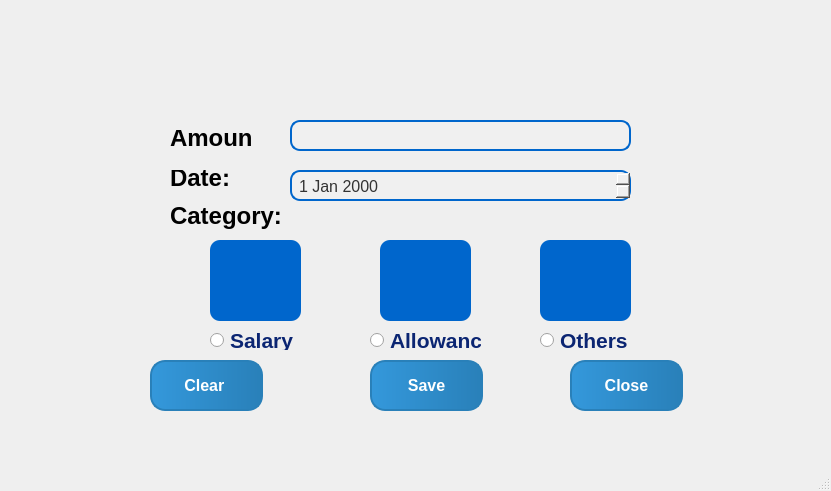
<?xml version="1.0" encoding="UTF-8"?>
<ui version="4.0">
 <class>MainWindow</class>
 <widget class="QMainWindow" name="MainWindow">
  <property name="geometry">
   <rect>
    <x>0</x>
    <y>0</y>
    <width>831</width>
    <height>491</height>
   </rect>
  </property>
  <property name="windowTitle">
   <string>MainWindow</string>
  </property>
  <widget class="QWidget" name="centralwidget">
   <widget class="QLabel" name="label">
    <property name="geometry">
     <rect>
      <x>0</x>
      <y>0</y>
      <width>839</width>
      <height>471</height>
     </rect>
    </property>
    <property name="text">
     <string/>
    </property>
    <property name="pixmap">
     <pixmap>../images/Earnings.png</pixmap>
    </property>
    <property name="scaledContents">
     <bool>true</bool>
    </property>
   </widget>
   <widget class="QPushButton" name="pushButton1">
    <property name="geometry">
     <rect>
      <x>210</x>
      <y>240</y>
      <width>91</width>
      <height>81</height>
     </rect>
    </property>
    <property name="styleSheet">
     <string notr="true">QPushButton {
    background-color: #0066cc; /* Màu nền mặc định */
    color: white; /* Màu chữ */
    border-radius: 10px; /* Bo góc */
    padding: 10px 20px; /* Khoảng cách bên trong */
    font-size: 16px; /* Kích thước chữ */
    background-image: url('image_path_here'); /* Đặt hình ảnh làm nền */
    background-repeat: no-repeat;
    background-position: center;
    width: 150px; /* Điều chỉnh kích thước */
    height: 50px;
    transition: background-color 0.3s ease; /* Hiệu ứng chuyển màu mượt mà */
}

QPushButton:hover {
    background-color: #ffcc00; /* Nền màu vàng khi hover */
}

QPushButton:pressed {
    background-color: #ff9900; /* Nền màu cam khi nhấn */
}
</string>
    </property>
    <property name="text">
     <string/>
    </property>
    <property name="icon">
     <iconset>
      <normaloff>../images/salary1.png</normaloff>../images/salary1.png</iconset>
    </property>
    <property name="iconSize">
     <size>
      <width>70</width>
      <height>70</height>
     </size>
    </property>
   </widget>
   <widget class="QPushButton" name="pushButton2">
    <property name="geometry">
     <rect>
      <x>380</x>
      <y>240</y>
      <width>91</width>
      <height>81</height>
     </rect>
    </property>
    <property name="styleSheet">
     <string notr="true">QPushButton {
    background-color: #0066cc; /* Màu nền mặc định */
    color: white; /* Màu chữ */
    border-radius: 10px; /* Bo góc */
    padding: 10px 20px; /* Khoảng cách bên trong */
    font-size: 16px; /* Kích thước chữ */
    background-image: url('image_path_here'); /* Đặt hình ảnh làm nền */
    background-repeat: no-repeat;
    background-position: center;
    width: 150px; /* Điều chỉnh kích thước */
    height: 50px;
    transition: background-color 0.3s ease; /* Hiệu ứng chuyển màu mượt mà */
}

QPushButton:hover {
    background-color: #ffcc00; /* Nền màu vàng khi hover */
}

QPushButton:pressed {
    background-color: #ff9900; /* Nền màu cam khi nhấn */
}
</string>
    </property>
    <property name="text">
     <string/>
    </property>
    <property name="icon">
     <iconset>
      <normaloff>../images/thu╠¢o╠¢╠ëng1.png</normaloff>../images/thu╠¢o╠¢╠ëng1.png</iconset>
    </property>
    <property name="iconSize">
     <size>
      <width>70</width>
      <height>70</height>
     </size>
    </property>
   </widget>
   <widget class="QPushButton" name="pushButton3">
    <property name="geometry">
     <rect>
      <x>540</x>
      <y>240</y>
      <width>91</width>
      <height>81</height>
     </rect>
    </property>
    <property name="styleSheet">
     <string notr="true">QPushButton {
    background-color: #0066cc; /* Màu nền mặc định */
    color: white; /* Màu chữ */
    border-radius: 10px; /* Bo góc */
    padding: 10px 20px; /* Khoảng cách bên trong */
    font-size: 16px; /* Kích thước chữ */
    background-image: url('image_path_here'); /* Đặt hình ảnh làm nền */
    background-repeat: no-repeat;
    background-position: center;
    width: 150px; /* Điều chỉnh kích thước */
    height: 50px;
    transition: background-color 0.3s ease; /* Hiệu ứng chuyển màu mượt mà */
}

QPushButton:hover {
    background-color: #ffcc00; /* Nền màu vàng khi hover */
}

QPushButton:pressed {
    background-color: #ff9900; /* Nền màu cam khi nhấn */
}

</string>
    </property>
    <property name="text">
     <string/>
    </property>
    <property name="icon">
     <iconset>
      <normaloff>../images/other-thu1.png</normaloff>../images/other-thu1.png</iconset>
    </property>
    <property name="iconSize">
     <size>
      <width>70</width>
      <height>70</height>
     </size>
    </property>
   </widget>
   <widget class="QLineEdit" name="lineEditAmount">
    <property name="geometry">
     <rect>
      <x>290</x>
      <y>120</y>
      <width>341</width>
      <height>31</height>
     </rect>
    </property>
    <property name="font">
     <font>
      <pointsize>-1</pointsize>
     </font>
    </property>
    <property name="styleSheet">
     <string notr="true">QLineEdit {
    background-color: #f0f0f0; /* Nền mặc định */
    border: 2px solid #0066cc; /* Viền */
    border-radius: 10px; /* Bo góc */
    padding: 5px; /* Khoảng cách bên trong */
    color: #333; /* Màu chữ */
    font-size: 16px; /* Kích thước chữ */
    transition: background 0.3s ease; /* Thêm hiệu ứng chuyển màu nền */
}

QLineEdit:hover {
    background-color: #ffeb3b; /* Màu vàng nền khi hover */
    border-color: #ffcc00; /* Màu viền khi hover */
}

QLineEdit:focus {
    background-color: #ffeb3b; /* Màu vàng nền khi focus */
    border-color: #ffcc00; /* Màu viền khi focus */
}
</string>
    </property>
   </widget>
   <widget class="QLabel" name="label_5">
    <property name="geometry">
     <rect>
      <x>170</x>
      <y>130</y>
      <width>81</width>
      <height>16</height>
     </rect>
    </property>
    <property name="font">
     <font>
      <pointsize>18</pointsize>
      <weight>75</weight>
      <bold>true</bold>
     </font>
    </property>
    <property name="text">
     <string>Amount:</string>
    </property>
   </widget>
   <widget class="QLabel" name="label_6">
    <property name="geometry">
     <rect>
      <x>170</x>
      <y>170</y>
      <width>81</width>
      <height>16</height>
     </rect>
    </property>
    <property name="font">
     <font>
      <pointsize>18</pointsize>
      <weight>75</weight>
      <bold>true</bold>
     </font>
    </property>
    <property name="text">
     <string>Date:</string>
    </property>
   </widget>
   <widget class="QLabel" name="label_7">
    <property name="geometry">
     <rect>
      <x>170</x>
      <y>200</y>
      <width>131</width>
      <height>31</height>
     </rect>
    </property>
    <property name="font">
     <font>
      <pointsize>18</pointsize>
      <weight>75</weight>
      <bold>true</bold>
     </font>
    </property>
    <property name="text">
     <string>Category:</string>
    </property>
   </widget>
   <widget class="QLabel" name="label_8">
    <property name="geometry">
     <rect>
      <x>0</x>
      <y>0</y>
      <width>831</width>
      <height>461</height>
     </rect>
    </property>
    <property name="text">
     <string/>
    </property>
    <property name="pixmap">
     <pixmap>../images/Earnings.png</pixmap>
    </property>
    <property name="scaledContents">
     <bool>true</bool>
    </property>
   </widget>
   <widget class="QRadioButton" name="radioButtonSalary">
    <property name="geometry">
     <rect>
      <x>210</x>
      <y>330</y>
      <width>100</width>
      <height>20</height>
     </rect>
    </property>
    <property name="font">
     <font>
      <pointsize>16</pointsize>
      <weight>75</weight>
      <bold>true</bold>
     </font>
    </property>
    <property name="styleSheet">
     <string notr="true">color: rgb(11, 37, 114);</string>
    </property>
    <property name="text">
     <string>Salary</string>
    </property>
   </widget>
   <widget class="QRadioButton" name="radioButtonAllowance">
    <property name="geometry">
     <rect>
      <x>370</x>
      <y>330</y>
      <width>111</width>
      <height>20</height>
     </rect>
    </property>
    <property name="font">
     <font>
      <pointsize>16</pointsize>
      <weight>75</weight>
      <bold>true</bold>
     </font>
    </property>
    <property name="styleSheet">
     <string notr="true">color: rgb(11, 37, 114);</string>
    </property>
    <property name="text">
     <string>Allowance</string>
    </property>
   </widget>
   <widget class="QRadioButton" name="radioButtonOthers">
    <property name="geometry">
     <rect>
      <x>540</x>
      <y>330</y>
      <width>111</width>
      <height>20</height>
     </rect>
    </property>
    <property name="font">
     <font>
      <pointsize>16</pointsize>
      <weight>75</weight>
      <bold>true</bold>
     </font>
    </property>
    <property name="styleSheet">
     <string notr="true">color: rgb(11, 37, 114);</string>
    </property>
    <property name="text">
     <string>Others</string>
    </property>
   </widget>
   <widget class="QPushButton" name="pushButtonClear">
    <property name="geometry">
     <rect>
      <x>150</x>
      <y>360</y>
      <width>113</width>
      <height>51</height>
     </rect>
    </property>
    <property name="font">
     <font>
      <pointsize>-1</pointsize>
      <weight>75</weight>
      <bold>true</bold>
     </font>
    </property>
    <property name="styleSheet">
     <string notr="true">/* Tùy chỉnh cho QTabWidget */
QTabWidget::pane {
    border: none; /* Xóa viền của QTabWidget */
    background-color: transparent; /* Nền trong suốt */
}

QTabBar::tab {
    background: qlineargradient(x1:0, y1:0, x2:1, y2:0, stop:0 #4e79b0, stop:1 #1e5fa1); /* Gradient nền của tab */
    color: white; /* Màu chữ */
    border: 2px solid #1e5fa1; /* Viền tab */
    border-radius: 12px; /* Bo tròn góc của tab */
    padding: 12px; /* Khoảng cách giữa văn bản và viền */
    margin-right: 6px; /* Khoảng cách giữa các tab */
    font-size: 14px; /* Kích thước font chữ */
    font-weight: bold; /* Làm cho chữ đậm */
}

QTabBar::tab:selected {
    background: qlineargradient(x1:0, y1:0, x2:1, y2:0, stop:0 #1abc9c, stop:1 #16a085); /* Gradient nền của tab khi chọn */
    border-color: #1abc9c; /* Viền của tab khi chọn */
}

QTabBar::tab:hover {
    background: qlineargradient(x1:0, y1:0, x2:1, y2:0, stop:0 #16a085, stop:1 #1abc9c); /* Gradient nền của tab khi hover */
}

/* Tùy chỉnh cho các nút */
QPushButton {
    background: qlineargradient(x1:0, y1:0, x2:1, y2:0, stop:0 #3498db, stop:1 #2980b9); /* Gradient nền của nút */
    color: white; /* Màu chữ */
    border: 2px solid #2980b9; /* Viền của nút */
    border-radius: 15px; /* Bo tròn góc của nút */
    padding: 15px 30px; /* Khoảng cách giữa văn bản và viền */
    font-size: 16px; /* Kích thước font chữ */
    font-weight: bold; /* Làm cho chữ đậm */
    transition: background-color 0.3s, border-color 0.3s, color 0.3s; /* Hiệu ứng chuyển màu */
}

QPushButton:hover {
    background: qlineargradient(x1:0, y1:0, x2:1, y2:0, stop:0 #1abc9c, stop:1 #16a085); /* Gradient nền của nút khi hover */
    color: white; /* Màu chữ khi hover */
    border-color: #16a085; /* Viền của nút khi hover */
}

QPushButton:pressed {
    background: qlineargradient(x1:0, y1:0, x2:1, y2:0, stop:0 #16a085, stop:1 #1abc9c); /* Gradient nền của nút khi nhấn */
    border-color: #1abc9c; /* Viền của nút khi nhấn */
    color: white; /* Màu chữ khi nhấn */
    transform: scale(0.98); /* Tạo hiệu ứng co lại khi nhấn */
}

/* Tùy chỉnh cho các tab khi không chọn */
QTabBar::tab:!selected {
    background: qlineargradient(x1:0, y1:0, x2:1, y2:0, stop:0 #34495e, stop:1 #2c3e50); /* Gradient nền cho tab chưa chọn */
    border-color: #2c3e50; /* Viền cho tab chưa chọn */
    color: #ecf0f1; /* Màu chữ cho tab chưa chọn */
}

/* Đảm bảo rằng tab có hiệu ứng khi hover */
QTabBar::tab:hover:!selected {
    background: qlineargradient(x1:0, y1:0, x2:1, y2:0, stop:0 #1abc9c, stop:1 #16a085); /* Gradient nền khi hover vào tab chưa chọn */
    border-color: #16a085;
}

</string>
    </property>
    <property name="text">
     <string>Clear </string>
    </property>
   </widget>
   <widget class="QPushButton" name="pushButtonSave">
    <property name="geometry">
     <rect>
      <x>370</x>
      <y>360</y>
      <width>113</width>
      <height>51</height>
     </rect>
    </property>
    <property name="styleSheet">
     <string notr="true">/* Tùy chỉnh cho QTabWidget */
QTabWidget::pane {
    border: none; /* Xóa viền của QTabWidget */
    background-color: transparent; /* Nền trong suốt */
}

QTabBar::tab {
    background: qlineargradient(x1:0, y1:0, x2:1, y2:0, stop:0 #4e79b0, stop:1 #1e5fa1); /* Gradient nền của tab */
    color: white; /* Màu chữ */
    border: 2px solid #1e5fa1; /* Viền tab */
    border-radius: 12px; /* Bo tròn góc của tab */
    padding: 12px; /* Khoảng cách giữa văn bản và viền */
    margin-right: 6px; /* Khoảng cách giữa các tab */
    font-size: 14px; /* Kích thước font chữ */
    font-weight: bold; /* Làm cho chữ đậm */
}

QTabBar::tab:selected {
    background: qlineargradient(x1:0, y1:0, x2:1, y2:0, stop:0 #1abc9c, stop:1 #16a085); /* Gradient nền của tab khi chọn */
    border-color: #1abc9c; /* Viền của tab khi chọn */
}

QTabBar::tab:hover {
    background: qlineargradient(x1:0, y1:0, x2:1, y2:0, stop:0 #16a085, stop:1 #1abc9c); /* Gradient nền của tab khi hover */
}

/* Tùy chỉnh cho các nút */
QPushButton {
    background: qlineargradient(x1:0, y1:0, x2:1, y2:0, stop:0 #3498db, stop:1 #2980b9); /* Gradient nền của nút */
    color: white; /* Màu chữ */
    border: 2px solid #2980b9; /* Viền của nút */
    border-radius: 15px; /* Bo tròn góc của nút */
    padding: 15px 30px; /* Khoảng cách giữa văn bản và viền */
    font-size: 16px; /* Kích thước font chữ */
    font-weight: bold; /* Làm cho chữ đậm */
    transition: background-color 0.3s, border-color 0.3s, color 0.3s; /* Hiệu ứng chuyển màu */
}

QPushButton:hover {
    background: qlineargradient(x1:0, y1:0, x2:1, y2:0, stop:0 #1abc9c, stop:1 #16a085); /* Gradient nền của nút khi hover */
    color: white; /* Màu chữ khi hover */
    border-color: #16a085; /* Viền của nút khi hover */
}

QPushButton:pressed {
    background: qlineargradient(x1:0, y1:0, x2:1, y2:0, stop:0 #16a085, stop:1 #1abc9c); /* Gradient nền của nút khi nhấn */
    border-color: #1abc9c; /* Viền của nút khi nhấn */
    color: white; /* Màu chữ khi nhấn */
    transform: scale(0.98); /* Tạo hiệu ứng co lại khi nhấn */
}

/* Tùy chỉnh cho các tab khi không chọn */
QTabBar::tab:!selected {
    background: qlineargradient(x1:0, y1:0, x2:1, y2:0, stop:0 #34495e, stop:1 #2c3e50); /* Gradient nền cho tab chưa chọn */
    border-color: #2c3e50; /* Viền cho tab chưa chọn */
    color: #ecf0f1; /* Màu chữ cho tab chưa chọn */
}

/* Đảm bảo rằng tab có hiệu ứng khi hover */
QTabBar::tab:hover:!selected {
    background: qlineargradient(x1:0, y1:0, x2:1, y2:0, stop:0 #1abc9c, stop:1 #16a085); /* Gradient nền khi hover vào tab chưa chọn */
    border-color: #16a085;
}

</string>
    </property>
    <property name="text">
     <string>Save</string>
    </property>
   </widget>
   <widget class="QPushButton" name="pushButtonClose">
    <property name="geometry">
     <rect>
      <x>570</x>
      <y>360</y>
      <width>113</width>
      <height>51</height>
     </rect>
    </property>
    <property name="styleSheet">
     <string notr="true">/* Tùy chỉnh cho QTabWidget */
QTabWidget::pane {
    border: none; /* Xóa viền của QTabWidget */
    background-color: transparent; /* Nền trong suốt */
}

QTabBar::tab {
    background: qlineargradient(x1:0, y1:0, x2:1, y2:0, stop:0 #4e79b0, stop:1 #1e5fa1); /* Gradient nền của tab */
    color: white; /* Màu chữ */
    border: 2px solid #1e5fa1; /* Viền tab */
    border-radius: 12px; /* Bo tròn góc của tab */
    padding: 12px; /* Khoảng cách giữa văn bản và viền */
    margin-right: 6px; /* Khoảng cách giữa các tab */
    font-size: 14px; /* Kích thước font chữ */
    font-weight: bold; /* Làm cho chữ đậm */
}

QTabBar::tab:selected {
    background: qlineargradient(x1:0, y1:0, x2:1, y2:0, stop:0 #1abc9c, stop:1 #16a085); /* Gradient nền của tab khi chọn */
    border-color: #1abc9c; /* Viền của tab khi chọn */
}

QTabBar::tab:hover {
    background: qlineargradient(x1:0, y1:0, x2:1, y2:0, stop:0 #16a085, stop:1 #1abc9c); /* Gradient nền của tab khi hover */
}

/* Tùy chỉnh cho các nút */
QPushButton {
    background: qlineargradient(x1:0, y1:0, x2:1, y2:0, stop:0 #3498db, stop:1 #2980b9); /* Gradient nền của nút */
    color: white; /* Màu chữ */
    border: 2px solid #2980b9; /* Viền của nút */
    border-radius: 15px; /* Bo tròn góc của nút */
    padding: 15px 30px; /* Khoảng cách giữa văn bản và viền */
    font-size: 16px; /* Kích thước font chữ */
    font-weight: bold; /* Làm cho chữ đậm */
    transition: background-color 0.3s, border-color 0.3s, color 0.3s; /* Hiệu ứng chuyển màu */
}

QPushButton:hover {
    background: qlineargradient(x1:0, y1:0, x2:1, y2:0, stop:0 #1abc9c, stop:1 #16a085); /* Gradient nền của nút khi hover */
    color: white; /* Màu chữ khi hover */
    border-color: #16a085; /* Viền của nút khi hover */
}

QPushButton:pressed {
    background: qlineargradient(x1:0, y1:0, x2:1, y2:0, stop:0 #16a085, stop:1 #1abc9c); /* Gradient nền của nút khi nhấn */
    border-color: #1abc9c; /* Viền của nút khi nhấn */
    color: white; /* Màu chữ khi nhấn */
    transform: scale(0.98); /* Tạo hiệu ứng co lại khi nhấn */
}

/* Tùy chỉnh cho các tab khi không chọn */
QTabBar::tab:!selected {
    background: qlineargradient(x1:0, y1:0, x2:1, y2:0, stop:0 #34495e, stop:1 #2c3e50); /* Gradient nền cho tab chưa chọn */
    border-color: #2c3e50; /* Viền cho tab chưa chọn */
    color: #ecf0f1; /* Màu chữ cho tab chưa chọn */
}

/* Đảm bảo rằng tab có hiệu ứng khi hover */
QTabBar::tab:hover:!selected {
    background: qlineargradient(x1:0, y1:0, x2:1, y2:0, stop:0 #1abc9c, stop:1 #16a085); /* Gradient nền khi hover vào tab chưa chọn */
    border-color: #16a085;
}

</string>
    </property>
    <property name="text">
     <string>Close</string>
    </property>
   </widget>
   <widget class="QDateEdit" name="dateEdit">
    <property name="geometry">
     <rect>
      <x>290</x>
      <y>170</y>
      <width>341</width>
      <height>31</height>
     </rect>
    </property>
    <property name="styleSheet">
     <string notr="true">QDateEdit {
    background-color: #f0f0f0; /* Màu nền mặc định */
    border: 2px solid #0066cc; /* Viền mặc định */
    border-radius: 10px; /* Bo góc */
    padding: 5px; /* Khoảng cách bên trong */
    color: #333; /* Màu chữ */
    font-size: 16px; /* Kích thước chữ */
    transition: background-color 0.3s, border-color 0.3s; /* Hiệu ứng chuyển màu */
}

QDateEdit:hover {
    background-color: #a5d6a7; /* Màu nền khi hover (xanh lá nhạt) */
    border-color: #66bb6a; /* Màu viền khi hover (xanh lá) */
}

QDateEdit:focus {
    background-color: #c8e6c9; /* Màu nền khi focus (xanh lá nhạt) */
    border-color: #388e3c; /* Màu viền khi focus (xanh lá đậm) */
}
</string>
    </property>
   </widget>
   <zorder>label_8</zorder>
   <zorder>label</zorder>
   <zorder>pushButton1</zorder>
   <zorder>pushButton2</zorder>
   <zorder>pushButton3</zorder>
   <zorder>lineEditAmount</zorder>
   <zorder>label_5</zorder>
   <zorder>label_6</zorder>
   <zorder>label_7</zorder>
   <zorder>radioButtonSalary</zorder>
   <zorder>radioButtonAllowance</zorder>
   <zorder>radioButtonOthers</zorder>
   <zorder>pushButtonClear</zorder>
   <zorder>pushButtonSave</zorder>
   <zorder>pushButtonClose</zorder>
   <zorder>dateEdit</zorder>
  </widget>
  <widget class="QMenuBar" name="menubar">
   <property name="geometry">
    <rect>
     <x>0</x>
     <y>0</y>
     <width>831</width>
     <height>18</height>
    </rect>
   </property>
  </widget>
  <widget class="QStatusBar" name="statusbar"/>
 </widget>
 <resources/>
 <connections/>
</ui>
